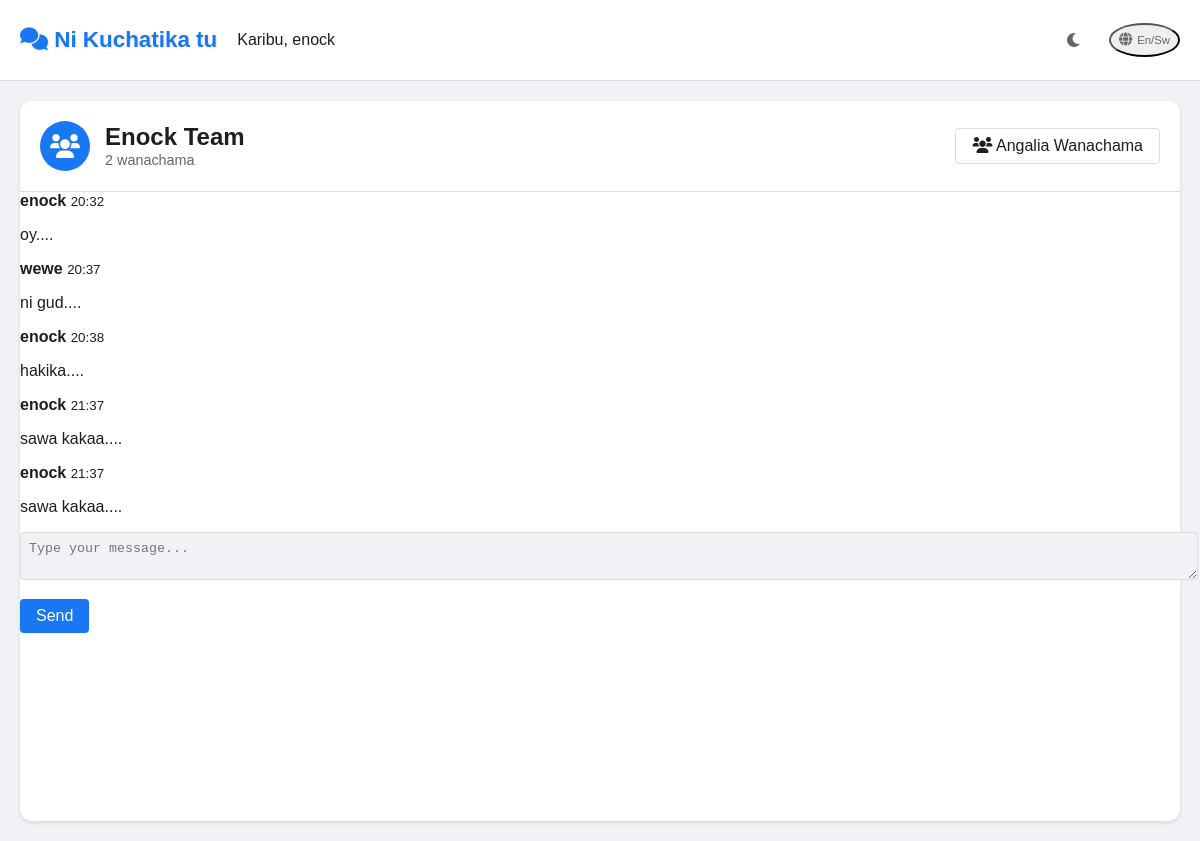
Page /chat/group/1 (signed in) on the committed database.
### models.py (models this page shows)
class User(UserMixin, db.Model):
    id = db.Column(db.Integer, primary_key=True)
    username = db.Column(db.String(80), unique=True, nullable=False)
    email = db.Column(db.String(120), unique=True, nullable=False)
    password = db.Column(db.String(200), nullable=False)
    bio = db.Column(db.String(500))
    avatar_url = db.Column(db.String(200))
    is_admin = db.Column(db.Boolean, default=False)
    created_at = db.Column(db.DateTime, default=datetime.utcnow)
    groups = db.relationship('GroupChat', secondary='group_member',
                           backref=db.backref('user_members', lazy='dynamic'))

class GroupChat(db.Model):
    id = db.Column(db.Integer, primary_key=True)
    name = db.Column(db.String(50), nullable=False)
    description = db.Column(db.String(200))
    admin_id = db.Column(db.Integer, db.ForeignKey('user.id', name='fk_group_admin'), nullable=False)
    created_at = db.Column(db.DateTime, default=datetime.utcnow)
    members = db.relationship('GroupMember', backref='group', lazy=True)
    messages = db.relationship('GroupMessage', backref='group', lazy=True)
    admin = db.relationship('User', foreign_keys=[admin_id], backref='administered_groups')

class GroupMessage(db.Model):
    id = db.Column(db.Integer, primary_key=True)
    group_id = db.Column(db.Integer, db.ForeignKey('group_chat.id', name='fk_message_group'), nullable=False)
    sender_id = db.Column(db.Integer, db.ForeignKey('user.id', name='fk_message_sender'), nullable=False)
    content = db.Column(db.String(500), nullable=False)
    timestamp = db.Column(db.DateTime, default=datetime.utcnow)
    sender = db.relationship('User', backref='group_messages')

### app.py (the view, shortened to what this page needs)
@app.route('/chat/group/<int:group_id>', methods=['GET', 'POST'])
@login_required
def group_chat(group_id):
    group = GroupChat.query.get_or_404(group_id)
    if not GroupMember.query.filter_by(user_id=current_user.id, group_id=group_id).first():
        flash('You are not a member of this group')
        return redirect(url_for('chat_dashboard'))
    form = MessageForm()
    messages = GroupMessage.query.filter_by(group_id=group_id).order_by(GroupMessage.timestamp).all()
    return render_template('group_chat.html', form=form, messages=messages, group=group)

### forms.py
class MessageForm(FlaskForm):
    content = TextAreaField('Message', validators=[DataRequired()])
    submit = SubmitField('Send')

### app.py (called while the page is built)
@login_manager.user_loader
def load_user(user_id):
    return User.query.get(int(user_id))

@app.context_processor
def inject_notifications():
    if current_user.is_authenticated:
        notifications = Notification.query.filter_by(
            user_id=current_user.id,
            is_read=False
        ).all()
        return {'notifications': notifications}
    return {'notifications': []}

### templates/group_chat.html (shortened to what this page needs)
{% extends "base.html" %}
{% block content %}
<div class="chat-room-container">
    <div class="chat-header">
        <div class="group-info">
            <div class="group-avatar">
                <i class="fas fa-users"></i>
            </div>
            <div class="group-details">
                <h2>{{ group.name }}</h2>
                <span class="member-count">{{ group.members|length }} wanachama</span>
            </div>
        </div>
        <div class="group-actions">
            <button class="btn btn-outline" id="viewMembersBtn">
                <i class="fas fa-users"></i> Angalia Wanachama
            </button>
        </div>
    </div>
    <div class="chat-messages" id="chat-messages">
        {% for message in messages %}
        <div class="message {% if message.sender_id == current_user.id %}sent{% else %}received{% endif %}">
            <div class="message-content">
                <div class="message-header">
                    <strong>{{ message.sender.username }}</strong>
                    <small>{{ message.timestamp.strftime('%H:%M') }}</small>
                </div>
                <p>{{ message.content }}</p>
            </div>
        </div>
        {% endfor %}
    </div>
    <div class="message-form">
        <form id="messageForm" method="POST">
            <div class="form-group">
                {{ form.content(class="form-control", placeholder="Type your message...") }}
            </div>
            {{ form.submit(class="btn btn-primary") }}
        </form>
    </div>
</div>
{% endblock %}

### templates/base.html (shortened to what this page needs)
<!DOCTYPE html>
<html lang="en">
<head>
    <link rel="stylesheet" href="{{ url_for('static', filename='css/style.css') }}">
    <link rel="stylesheet" href="https://cdnjs.cloudflare.com/ajax/libs/font-awesome/6.0.0/css/all.min.css">
</head>
<body>
    <nav>
        <div class="nav-wrapper">
            <div class="nav-left">
                <span class="logo"><i class="fas fa-comments"></i> Ni Kuchatika tu</span>
                {% if current_user.is_authenticated %}
                    <span class="welcome-text" data-translate="welcome-user">Karibu, {{ current_user.username }}</span>
                {% endif %}
            </div>
            {% if current_user.is_authenticated %}
            <div class="nav-right">
                <button id="themeToggle" class="nav-link" aria-label="Toggle theme">
                    <i class="fas fa-moon" aria-hidden="true"></i>
                </button>
                <button id="languageToggle" class="nav-link">
                    <i class="fas fa-globe"></i>
                    <span class="lang-text">En/Sw</span>
                </button>
            </div>
            {% endif %}
        </div>
    </nav>
    {% block content %}{% endblock %}
</body>
</html>

### static/css/style.css (style rules this page uses)
:root { --bg-primary: #f0f2f5; --bg-secondary: #ffffff; --text-primary: #1c1e21; --text-secondary: #65676b; --border-color: #ddd; --accent-color: #1877f2; --hover-bg: #f0f2f5; --card-shadow: 0 2px 4px rgba(0,0,0,0.1); --nav-bg: #ffffff; }
body { margin: 0; padding: 0; font-family: Arial, sans-serif; background-color: var(--bg-primary); color: var(--text-primary); }
nav { background-color: var(--nav-bg); border-bottom: 1px solid var(--border-color); padding: 10px 0; position: sticky; top: 0; z-index: 1000; }
.nav-wrapper { padding: 0 20px; height: 60px; display: flex; justify-content: space-between; align-items: center; }
.nav-left { display: flex; align-items: center; gap: 20px; }
.logo { font-size: 1.4em; font-weight: bold; color: var(--accent-color); text-shadow: 1px 1px 2px rgba(0,0,0,0.1); }
.nav-right { display: flex; align-items: center; gap: 15px; }
.nav-link { color: var(--text-secondary); text-decoration: none; padding: 8px; border-radius: 50%; transition: background-color 0.3s; }
.form-group { margin-bottom: 15px; }
.form-control { width: 100%; padding: 8px; border: 1px solid var(--border-color); border-radius: 4px; background-color: var(--bg-primary); color: var(--text-primary); }
.btn { padding: 8px 16px; border: none; border-radius: 4px; cursor: pointer; font-size: 1em; }
.btn-primary { background-color: var(--accent-color); color: white; }
#themeToggle { background: none; border: none; cursor: pointer; width: 40px; height: 40px; border-radius: 50%; display: flex; align-items: center; justify-content: center; color: var(--text-secondary); }
#themeToggle i { font-size: 1.2em; transition: transform 0.3s ease; }
* { transition: background-color 0.3s ease, color 0.3s ease, border-color 0.3s ease, box-shadow 0.3s ease; }
#languageToggle { display: flex; align-items: center; gap: 5px; }
.lang-text { font-size: 0.85em; }
.chat-room-container { display: flex; flex-direction: column; height: calc(100vh - 80px); margin: 20px; background-color: var(--bg-secondary); border-radius: 12px; box-shadow: var(--card-shadow); }
.chat-header { display: flex; justify-content: space-between; align-items: center; padding: 20px; border-bottom: 1px solid var(--border-color); }
.group-info { display: flex; align-items: center; gap: 15px; }
.group-avatar { width: 50px; height: 50px; background-color: var(--accent-color); border-radius: 50%; display: flex; align-items: center; justify-content: center; color: white; font-size: 1.5em; }
.group-details h2 { margin: 0; color: var(--text-primary); }
.member-count { color: var(--text-secondary); font-size: 0.9em; }
.btn-outline { background: none; border: 1px solid var(--border-color); color: var(--text-primary); }
.message { animation: fadeIn 0.3s ease-in; }

### rows in the picture
User: username "enock"
GroupChat: name "Enock Team"
GroupMessage: sender.username "enock", timestamp "20:32", content "oy...."
GroupMessage: sender.username "wewe", timestamp "20:37", content "ni gud...."
GroupMessage: sender.username "enock", timestamp "20:38", content "hakika...."
GroupMessage: sender.username "enock", timestamp "21:37", content "sawa kakaa...."
GroupMessage: sender.username "enock", timestamp "21:37", content "sawa kakaa...."

### other values in the picture
{{ group.members|length }} "2"
